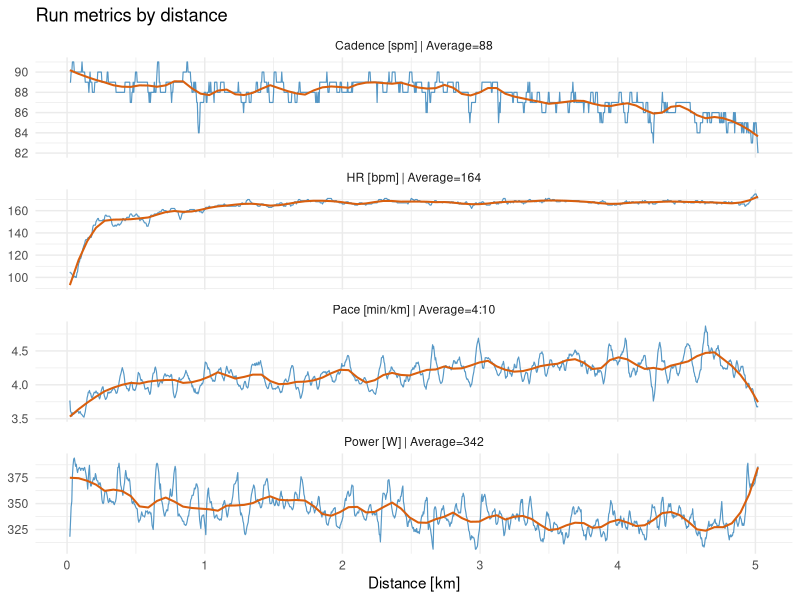

Write R code to recreate this figure.
## ---- chunk 1
#| echo: false
#| warning: false
#| message: false

library(dplyr)
library(knitr)

format_pace_label <- function(value) {
  minutes <- floor(value)
  seconds <- round((value - minutes) * 60)
  rollover <- seconds == 60
  minutes[rollover] <- minutes[rollover] + 1
  seconds[rollover] <- 0

  sprintf("%d:%02d", minutes, seconds)
}

activity_meta <- read.csv(
  "analysis_data/activities_metadata.csv",
  check.names = FALSE,
  stringsAsFactors = FALSE
)

run_id <- activity_meta |>
  filter(EVENT_TYPE == "RUN") |>
  pull(ID)

run_data <- read.csv(
  "analysis_data/activities_data.csv",
  check.names = FALSE,
  stringsAsFactors = FALSE,
  na.strings = c("NA", "")
) |>
  filter(ID == run_id) |>
  mutate(
    time_min = as.numeric(SECS) / 60,
    distance_km = as.numeric(KM),
    pace = as.numeric(PACE),
    cadence = na_if(as.numeric(CAD), 0),
    hr = na_if(as.numeric(HR), 0),
    power = na_if(as.numeric(WATTS), 0)
  ) |>
  filter(as.numeric(SECS) > 5)

summary_table <- data.frame(
  Metric = c(
    "Elapsed time [min]",
    "Distance [km]",
    "Average pace [min/km]",
    "Average cadence [spm]",
    "Average HR [bpm]",
    "Average power [W]",
    "Max HR [bpm]",
    "Max power [W]"
  ),
  Value = c(
    sprintf("%.2f", max(run_data$time_min, na.rm = TRUE)),
    sprintf("%.3f", max(run_data$distance_km, na.rm = TRUE)),
    format_pace_label(mean(run_data$pace, na.rm = TRUE)),
    sprintf("%.1f", mean(run_data$cadence, na.rm = TRUE)),
    sprintf("%.1f", mean(run_data$hr, na.rm = TRUE)),
    sprintf("%.1f", mean(run_data$power, na.rm = TRUE)),
    sprintf("%.0f", max(run_data$hr, na.rm = TRUE)),
    sprintf("%.0f", max(run_data$power, na.rm = TRUE))
  )
)

kable(summary_table)
## ---- chunk 2
#| echo: false
#| warning: false
#| message: false

library(dplyr)
library(ggplot2)
library(tidyr)

format_pace_label <- function(value) {
  minutes <- floor(value)
  seconds <- round((value - minutes) * 60)
  rollover <- seconds == 60
  minutes[rollover] <- minutes[rollover] + 1
  seconds[rollover] <- 0

  sprintf("%d:%02d", minutes, seconds)
}

activity_meta <- read.csv(
  "analysis_data/activities_metadata.csv",
  check.names = FALSE,
  stringsAsFactors = FALSE
)

run_id <- activity_meta |>
  filter(EVENT_TYPE == "RUN") |>
  pull(ID)

run_data <- read.csv(
  "analysis_data/activities_data.csv",
  check.names = FALSE,
  stringsAsFactors = FALSE,
  na.strings = c("NA", "")
) |>
  filter(ID == run_id) |>
  mutate(
    time_min = as.numeric(SECS) / 60,
    distance_km = as.numeric(KM),
    pace = as.numeric(PACE),
    cadence = na_if(as.numeric(CAD), 0),
    hr = na_if(as.numeric(HR), 0),
    power = na_if(as.numeric(WATTS), 0)
  ) |>
  filter(as.numeric(SECS) > 5) |>
  select(distance_km, pace, cadence, hr, power) |>
  pivot_longer(
    cols = c(pace, cadence, hr, power),
    names_to = "metric",
    values_to = "value"
  ) |>
  mutate(
    metric = recode(
      metric,
      pace = "Pace [min/km]",
      cadence = "Cadence [spm]",
      hr = "HR [bpm]",
      power = "Power [W]"
    )
  )

plot_labels <- run_data |>
  group_by(metric) |>
  summarise(avg_value = mean(value, na.rm = TRUE), .groups = "drop") |>
  mutate(
    avg_label = ifelse(
      metric == "Pace [min/km]",
      format_pace_label(avg_value),
      as.character(round(avg_value))
    ),
    metric_label = paste0(metric, " | Average=", avg_label)
  ) |>
  select(metric, metric_label)

run_data |>
  left_join(plot_labels, by = "metric") |>
  ggplot(aes(x = distance_km, y = value)) +
  geom_line(linewidth = 0.4, color = "#2c7fb8", alpha = 0.8) +
  geom_smooth(method = "loess", span = 0.1, se = FALSE, color = "#d95f0e", linewidth = 0.7) +
  facet_wrap(~ metric_label, scales = "free_y", ncol = 1) +
  labs(
    x = "Distance [km]",
    y = NULL,
    title = "Run metrics by distance"
  ) +
  theme_minimal(base_size = 11)
## ---- chunk 3
#| echo: false
#| warning: false
#| message: false

library(dplyr)
library(knitr)

format_pace_label <- function(value) {
  minutes <- floor(value)
  seconds <- round((value - minutes) * 60)
  rollover <- seconds == 60
  minutes[rollover] <- minutes[rollover] + 1
  seconds[rollover] <- 0

  sprintf("%d:%02d", minutes, seconds)
}

activity_meta <- read.csv(
  "analysis_data/activities_metadata.csv",
  check.names = FALSE,
  stringsAsFactors = FALSE
)

run_id <- activity_meta |>
  filter(EVENT_TYPE == "RUN") |>
  pull(ID)

km_table <- read.csv(
  "analysis_data/activities_data.csv",
  check.names = FALSE,
  stringsAsFactors = FALSE,
  na.strings = c("NA", "")
) |>
  filter(ID == run_id) |>
  mutate(
    distance_km = as.numeric(KM),
    pace = as.numeric(PACE),
    cadence = na_if(as.numeric(CAD), 0),
    hr = na_if(as.numeric(HR), 0),
    power = na_if(as.numeric(WATTS), 0),
    km_split = floor(distance_km) + 1
  ) |>
  filter(distance_km < 5) |>
  group_by(km_split) |>
  summarise(
    `Average pace [min/km]` = format_pace_label(mean(pace, na.rm = TRUE)),
    `Average power [W]` = sprintf("%.0f", mean(power, na.rm = TRUE)),
    `Average cadence [spm]` = sprintf("%.0f", mean(cadence, na.rm = TRUE)),
    `Average HR [bpm]` = sprintf("%.0f", mean(hr, na.rm = TRUE)),
    .groups = "drop"
  ) |>
  mutate(`KM` = paste0("KM ", km_split)) |>
  select(KM, everything(), -km_split)

kable(km_table)
